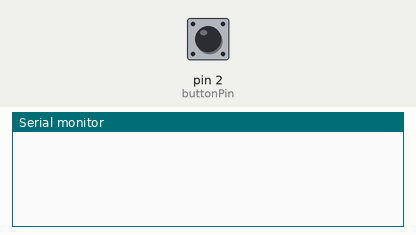
Recording of a sketch running on a simulated Arduino Uno, built with avr-gcc and run on an emulated ATmega328P. On the bench: the last lines printed to the serial monitor. The inputs (shaded band) are chosen by the test bench; at power-on: pin 2 (buttonPin) HIGH.

Above: at 1.2 s.
1.3 s: pin 2 (buttonPin) pulled LOW for 0.15 s
At 2.5 s:
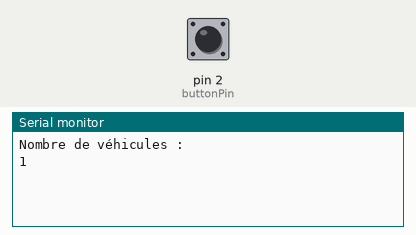
2.9 s: pin 2 (buttonPin) pulled LOW for 1 s
At 4.0 s:
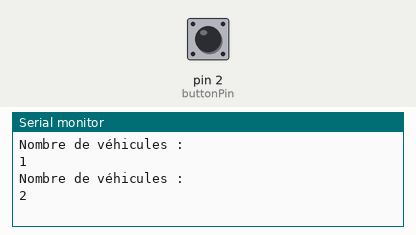
5.4 s: pin 2 (buttonPin) pulled LOW for 0.15 s
At 5.9 s:
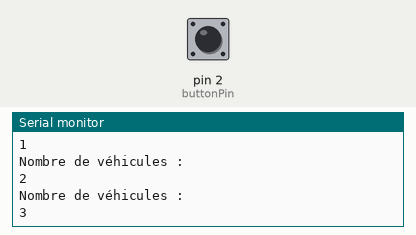

Measured:
- after the input at 1.3 s, the serial monitor: prints a new line at once (image 1)
- after the input at 2.9 s, the serial monitor: prints a new line at once (image 2)
- after the input at 5.4 s, the serial monitor: prints a new line at once (image 3)

The sketch:

test_btn1.ino
```cpp
const int buttonPin = 2;
volatile int variable = 0;

void setup() {
  pinMode(buttonPin, INPUT_PULLUP);
  attachInterrupt(digitalPinToInterrupt(buttonPin), incrementVariable, FALLING);
  Serial.begin(9600);
}

void loop() {
  /*Serial.print("Variable : ");
  Serial.println(variable);
  delay(1000);*/

}

void incrementVariable() {
  variable++;
  Serial.println("Nombre de véhicules : ");
  Serial.println(variable);

}
```
